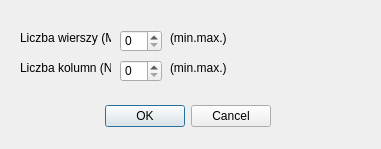
<?xml version="1.0" encoding="UTF-8"?>
<ui version="4.0">
 <class>COknoKonf</class>
 <widget class="QDialog" name="COknoKonf">
  <property name="geometry">
   <rect>
    <x>0</x>
    <y>0</y>
    <width>381</width>
    <height>149</height>
   </rect>
  </property>
  <property name="windowTitle">
   <string>Konfiguracja</string>
  </property>
  <widget class="QDialogButtonBox" name="buttonBox">
   <property name="geometry">
    <rect>
     <x>20</x>
     <y>100</y>
     <width>251</width>
     <height>32</height>
    </rect>
   </property>
   <property name="orientation">
    <enum>Qt::Horizontal</enum>
   </property>
   <property name="standardButtons">
    <set>QDialogButtonBox::Cancel|QDialogButtonBox::Ok</set>
   </property>
  </widget>
  <widget class="QSpinBox" name="spinBox_M">
   <property name="geometry">
    <rect>
     <x>120</x>
     <y>30</y>
     <width>42</width>
     <height>22</height>
    </rect>
   </property>
  </widget>
  <widget class="QLabel" name="label">
   <property name="geometry">
    <rect>
     <x>20</x>
     <y>30</y>
     <width>91</width>
     <height>16</height>
    </rect>
   </property>
   <property name="text">
    <string>Liczba wierszy (M)</string>
   </property>
  </widget>
  <widget class="QLabel" name="label_2">
   <property name="geometry">
    <rect>
     <x>20</x>
     <y>60</y>
     <width>91</width>
     <height>16</height>
    </rect>
   </property>
   <property name="text">
    <string>Liczba kolumn (N)</string>
   </property>
  </widget>
  <widget class="QSpinBox" name="spinBox_N">
   <property name="geometry">
    <rect>
     <x>120</x>
     <y>60</y>
     <width>42</width>
     <height>22</height>
    </rect>
   </property>
  </widget>
  <widget class="QLabel" name="label_ogrM">
   <property name="geometry">
    <rect>
     <x>170</x>
     <y>30</y>
     <width>91</width>
     <height>16</height>
    </rect>
   </property>
   <property name="text">
    <string>(min.max.)</string>
   </property>
  </widget>
  <widget class="QLabel" name="label_ogrN">
   <property name="geometry">
    <rect>
     <x>170</x>
     <y>60</y>
     <width>91</width>
     <height>16</height>
    </rect>
   </property>
   <property name="text">
    <string>(min.max.)</string>
   </property>
  </widget>
 </widget>
 <resources/>
 <connections>
  <connection>
   <sender>buttonBox</sender>
   <signal>accepted()</signal>
   <receiver>COknoKonf</receiver>
   <slot>accept()</slot>
   <hints>
    <hint type="sourcelabel">
     <x>248</x>
     <y>254</y>
    </hint>
    <hint type="destinationlabel">
     <x>157</x>
     <y>274</y>
    </hint>
   </hints>
  </connection>
  <connection>
   <sender>buttonBox</sender>
   <signal>rejected()</signal>
   <receiver>COknoKonf</receiver>
   <slot>reject()</slot>
   <hints>
    <hint type="sourcelabel">
     <x>316</x>
     <y>260</y>
    </hint>
    <hint type="destinationlabel">
     <x>286</x>
     <y>274</y>
    </hint>
   </hints>
  </connection>
 </connections>
</ui>
